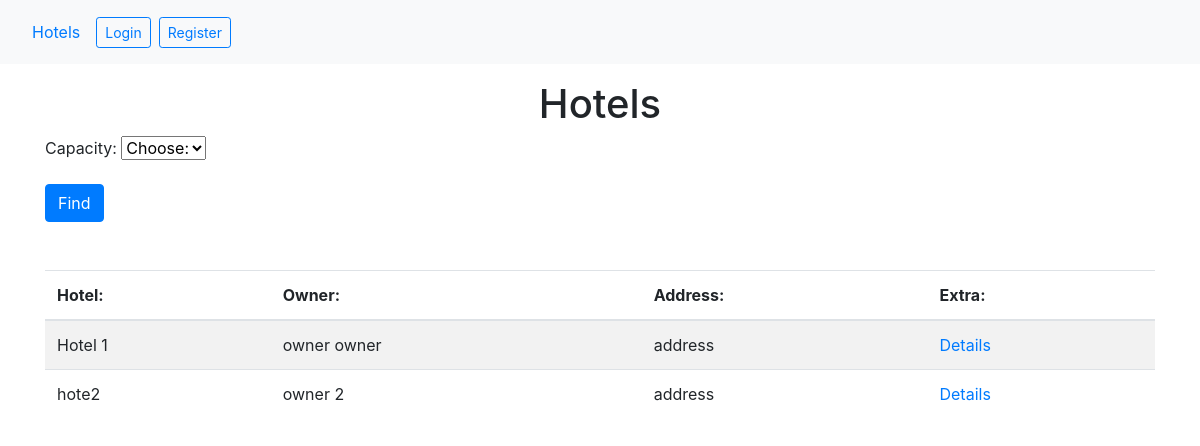
/main/hotels, run on the app's committed database.
### hotels/models.py (models this page shows, shortened)
class Hotel(models.Model):
    name = models.CharField(max_length=50)
    owner = models.CharField(max_length=200)
    address = models.CharField(max_length=1000)

### hotels/views.py (the view)
# urls.py: path("hotels", views.hotel_list, name="hotel_list"),
def hotel_list(request):
    if request.method != "GET":
        return Http404(f"Method {request.method} not supported")
    capacity = request.GET.get("capacity", None)
    available_capacities = TypeOfRoom.objects.values_list('capacity', flat=True)
    hotels = Hotel.objects.all()
    if capacity is not None:
        hotels = hotels.filter(rooms__type__capacity__gte=capacity)
    return render(
        request,
        "list.html",
        {
            "capacity": capacity,
            "available_capacities": available_capacities,
            "hotels": hotels
        },
    )

### hotels/templates/list.html (shortened to what this page needs)
{% extends 'base.html' %} {% block content %}
{% if capacity %}
  <h1 class="text-center">Hotels, which have free rooms with capacity >= {{capacity}}</h1>
{% else %}
  <h1 class="text-center">Hotels</h1>
{% endif %}
<form method="GET" class='mb-5'>
  <div class='mb-3'>
    <label for="capacitySearchSelect" class="form-label">Capacity: </label>
    <select id="capacitySearchSelect" name="capacity" class="form-select form-select-lg ">
      <option value="">Choose:</option>
    </select>
  </div>
  <button type="submit" class="btn btn-primary">Find</button>
</form>
<table class="table table-striped table-hover mb-5">
  <thead>
    <tr>
      <th scope="col">Hotel:</th>
      <th scope="col">Owner:</th>
      <th scope="col">Address:</th>
      <th scope="col">Extra:</th>
    </tr>
  </thead>
  <tbody>
    {% for hotel in hotels %}
      <tr>
        <td>{{hotel.name}}</td>
        <td>{{hotel.owner}}</td>
        <td>{{hotel.address}}</td>
        <td><a href="{% url 'hotel_detail' hotel.id %}">Details</a></td>
      </tr>
    {% endfor %}
  </tbody>
</table>
{% endblock %}

### data on the page
Hotel: name "Hotel 1", owner "owner owner", address "address"
Hotel: name "hote2", owner "owner 2", address "address"
